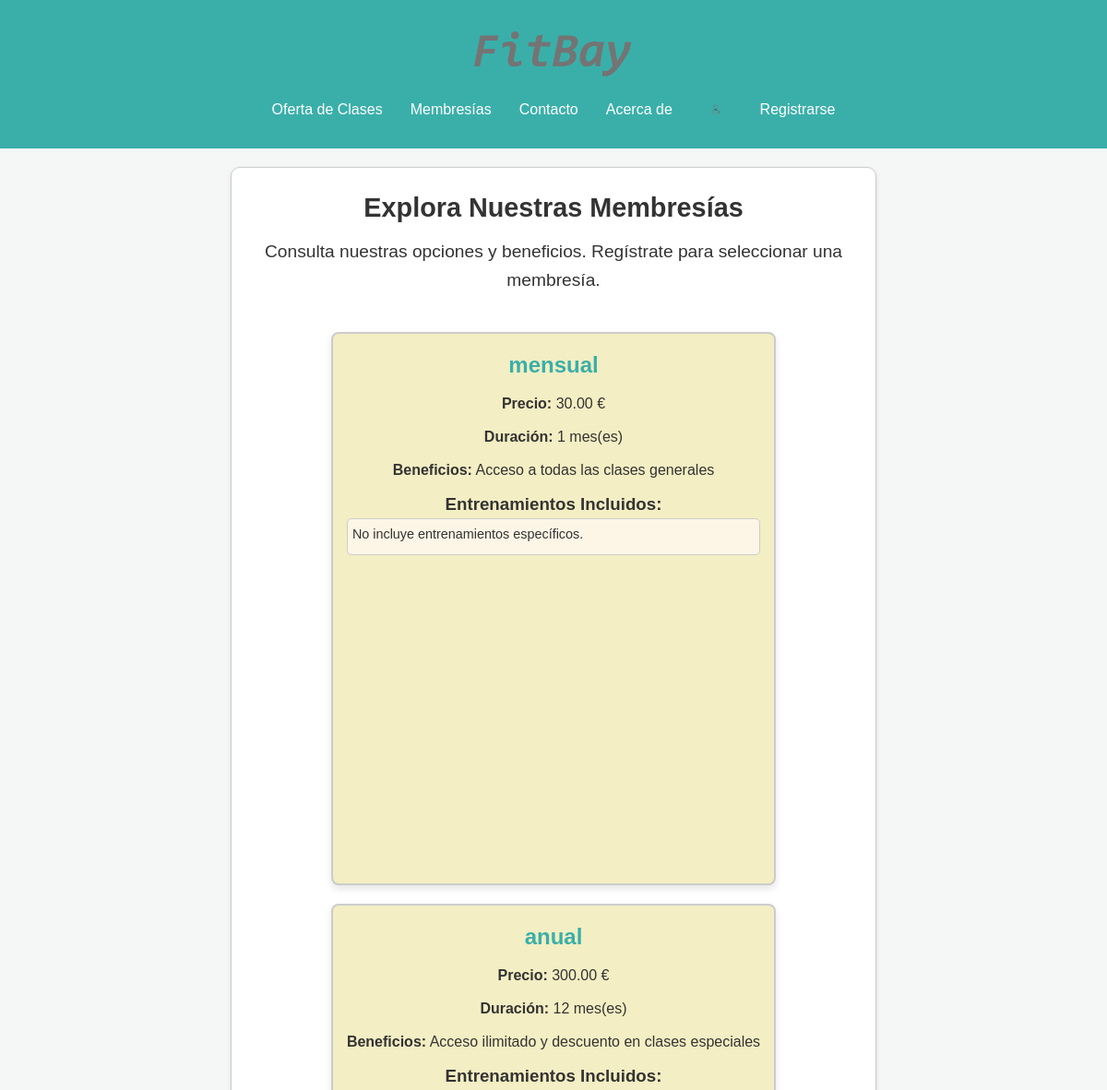
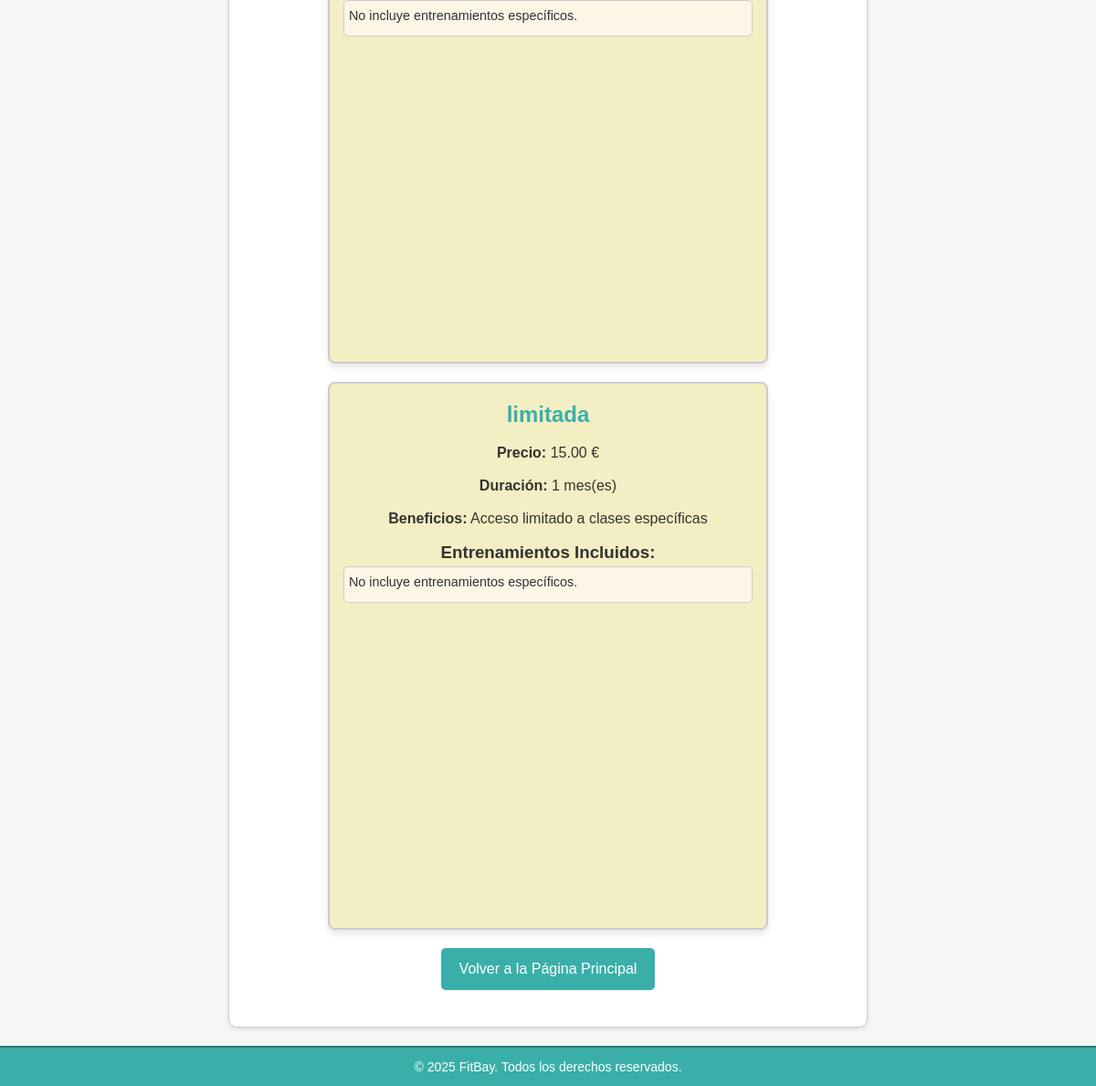
Screenshot of /src/membresias/membresias_publicas.php with the database file from the repository (2 pictures, top to bottom).
### tables this page shows
CREATE TABLE IF NOT EXISTS membresia (
    id_membresia INT AUTO_INCREMENT PRIMARY KEY,
    tipo VARCHAR(50) UNIQUE,
    precio DECIMAL(10, 2),
    duracion INT COMMENT 'Duración en meses',
    beneficios TEXT,
    estado ENUM('disponible', 'descontinuada') DEFAULT 'disponible' COMMENT 'Si está en uso o retirada'
);

### src/membresias/membresias_publicas.php (the view, shortened to what this page needs)
<?php
include_once __DIR__ . '/../includes/header.php';
$conn = obtenerConexion();
$query = "
    SELECT m.id_membresia, m.tipo, m.precio, m.duracion, m.beneficios, e.nombre AS entrenamiento
    FROM membresia m
    LEFT JOIN membresia_entrenamiento me ON m.id_membresia = me.id_membresia
    LEFT JOIN especialidad e ON me.id_entrenamiento = e.id_especialidad
    ORDER BY m.id_membresia
";
$result = $conn->query($query);
$membresias = [];
while ($row = $result->fetch_assoc()) {
    $membresia_id = $row['id_membresia'];
    if (!isset($membresias[$membresia_id])) {
        $membresias[$membresia_id] = [
            'id_membresia' => $membresia_id,
            'tipo' => $row['tipo'],
            'precio' => $row['precio'],
            'duracion' => $row['duracion'],
            'beneficios' => $row['beneficios'],
            'entrenamientos' => []
        ];
    }
}
?>
<!DOCTYPE html>
<html lang="es">
<head>
    <link rel="stylesheet" href="../../assets/css/estilos.css">
</head>
<body>
    <main class="form_container">
        <h1 class="section-title">Explora Nuestras Membresías</h1>
        <p class="intro-text">Consulta nuestras opciones y beneficios. Regístrate para seleccionar una membresía.</p>
        <div class="membresia-container">
            <?php foreach ($membresias as $membresia): ?>
                <div class="membresia-card">
                    <h2><?php echo htmlspecialchars($membresia['tipo']); ?></h2>
                    <p><strong>Precio:</strong> <?php echo htmlspecialchars($membresia['precio']); ?> €</p>
                    <p><strong>Duración:</strong> <?php echo htmlspecialchars($membresia['duracion']); ?> mes(es)</p>
                    <p><strong>Beneficios:</strong> <?php echo htmlspecialchars($membresia['beneficios']); ?></p>
                    <h3>Entrenamientos Incluidos:</h3>
                    <ul>
                        <?php if (!empty($membresia['entrenamientos'])): ?>
                            <?php foreach ($membresia['entrenamientos'] as $entrenamiento): ?>
                                <li><?php echo htmlspecialchars($entrenamiento); ?></li>
                            <?php endforeach; ?>
                        <?php else: ?>
                            <li>No incluye entrenamientos específicos.</li>
                        <?php endif; ?>
                    </ul>
                </div>
            <?php endforeach; ?>
        </div>
        <div class="button-container">
            <a href="../../index.php" class="button">Volver a la Página Principal</a>
        </div>
    </main>
</body>
<?php include_once __DIR__ . '/../includes/footer.php'; ?>
</html>

### src/Includes/header.php (shortened to what this page needs)
<!DOCTYPE html>
<html lang="en">
<head>
    <link rel="stylesheet" href="<?php echo BASE_URL; ?>assets/css/estilos.css">
</head>
<body>
    <header>
        <div class="header-content">
            <a href="<?php echo BASE_URL; ?>index.php">
                <img src="<?php echo BASE_URL; ?>assets/imgs/FitBay.png" alt="FitBay" class="logo" width="20%">
            </a>
        </div>
        <nav id="navegacion-rapida">
            <a href="<?php echo BASE_URL; ?>src/clases/clases_disponibles.php">Oferta de Clases</a>
            <a href="<?php echo BASE_URL; ?>src/membresias/membresias_publicas.php">Membresías</a>
            <a href="<?php echo BASE_URL; ?>src/inicio/contacto.php">Contacto</a>
            <a href="<?php echo BASE_URL; ?>src/inicio/about.php">Acerca de</a>
            <a class="logout" href="<?php echo BASE_URL; ?>src/auth/log.php">
                <img class="logo" src="<?php echo BASE_URL; ?>assets/imgs/icono.png" alt="FitBay">
            </a>
            <a href="<?php echo BASE_URL; ?>src/auth/reg.php">Registrarse</a>
        </nav>
    </header>
</body>
</html>

### src/Includes/footer.php
<footer>
    <p>&copy; <?php echo date("Y"); ?> FitBay. Todos los derechos reservados.</p>
</footer>
</body>
</html>

### assets/css/estilos.css (style rules this page uses)
* { margin: 0; padding: 0; box-sizing: border-box; font-family: Arial, sans-serif; }
body { background-color: #f4f7f6; color: #333; line-height: 1.6; display: flex; flex-direction: column; align-items: center; justify-content: center; min-height: 100vh; margin: 0; }
main { padding: 0px; max-width: 1900px; width: 100%; text-align: center; flex: 1; margin: 0 auto; padding-bottom: 60px; }
header { background-color: #3aafa9; color: #fff; padding: 20px; text-align: center; width: 100%; position: sticky; top: 0; z-index: 10; }
header nav a, header nav .logout-link { color: #fff; text-decoration: none; margin: 0 15px; font-size: 16px; background: none; border: none; cursor: pointer; padding: 0; font-family: inherit; }
#navegacion-rapida { display: flex; justify-content: center; background-color: #3aafa9; padding: 10px 0; }
.logout { max-width: 3%; }
.logo { max-width: 30%; }
.form_container { background-color: #ffffff; box-shadow: 0 2px 5px rgba(0, 0, 0, 0.1); display: flex; flex-direction: column; align-items: center; text-align: center; border: 1px solid #ccc; border-radius: 10px; padding: 20px; margin: 20px auto; max-width: 700px; }
.button-container { margin: 20px 0; text-align: center; }
.button { display: inline-block; padding: 10px 20px; background-color: #3aafa9; color: #fff; text-decoration: none; font-size: 16px; border-radius: 5px; transition: background-color 0.3s ease; }
.intro-text { text-align: center; font-size: 1.2em; margin-bottom: 20px; }
.membresia-container { display: grid; grid-template-columns: repeat(auto-fill, minmax(400px, 1fr)); gap: 20px; margin-top: 20px; }
.membresia-card { background-color: #f3eec3; border: 2px solid #ccc; border-radius: 8px; box-shadow: 0 4px 8px rgba(0, 0, 0, 0.1); padding: 15px; display: flex; flex-direction: column; height: 600px; text-align: center; overflow: hidden; }
.membresia-card h2 { margin: 0 0 10px; font-size: 1.5em; color: #3aafa9; }
.membresia-card p { margin: 0 0 10px; font-size: 1em; color: #333; }
ul { list-style-type: none; padding-left: 0; }
.membresia-card ul { list-style-type: none; padding: 0; margin: 0; text-align: left; max-height: 200px; overflow-y: auto; border: 1px solid #ccc; padding: 5px; background-color: #fdf5e6; border-radius: 5px; }
.membresia-card ul li { margin-bottom: 5px; font-size: 0.9em; color: #333; }
.section-title { font-size: 1.8em; margin-bottom: 10px; color: #333; }
footer { background-color: #3aafa9; color: #fff; text-align: center; padding: 10px 0; font-size: 14px; border-top: 2px solid #2b7a78; }
footer { background-color: #3aafa9; color: #fff; text-align: center; padding: 10px 0; font-size: 14px; border-top: 2px solid #2b7a78; position: static; bottom: 0; left: 0; width: 100%; box-sizing: border-box; }
footer p { margin: 0; font-family: Arial, sans-serif; }

### rows the page displays
membresia: tipo "mensual", precio "30.00", duracion "1", beneficios "Acceso a todas las clases generales"
membresia: tipo "anual", precio "300.00", duracion "12", beneficios "Acceso ilimitado y descuento en clases especiales"
membresia: tipo "limitada", precio "15.00", duracion "1", beneficios "Acceso limitado a clases específicas"
